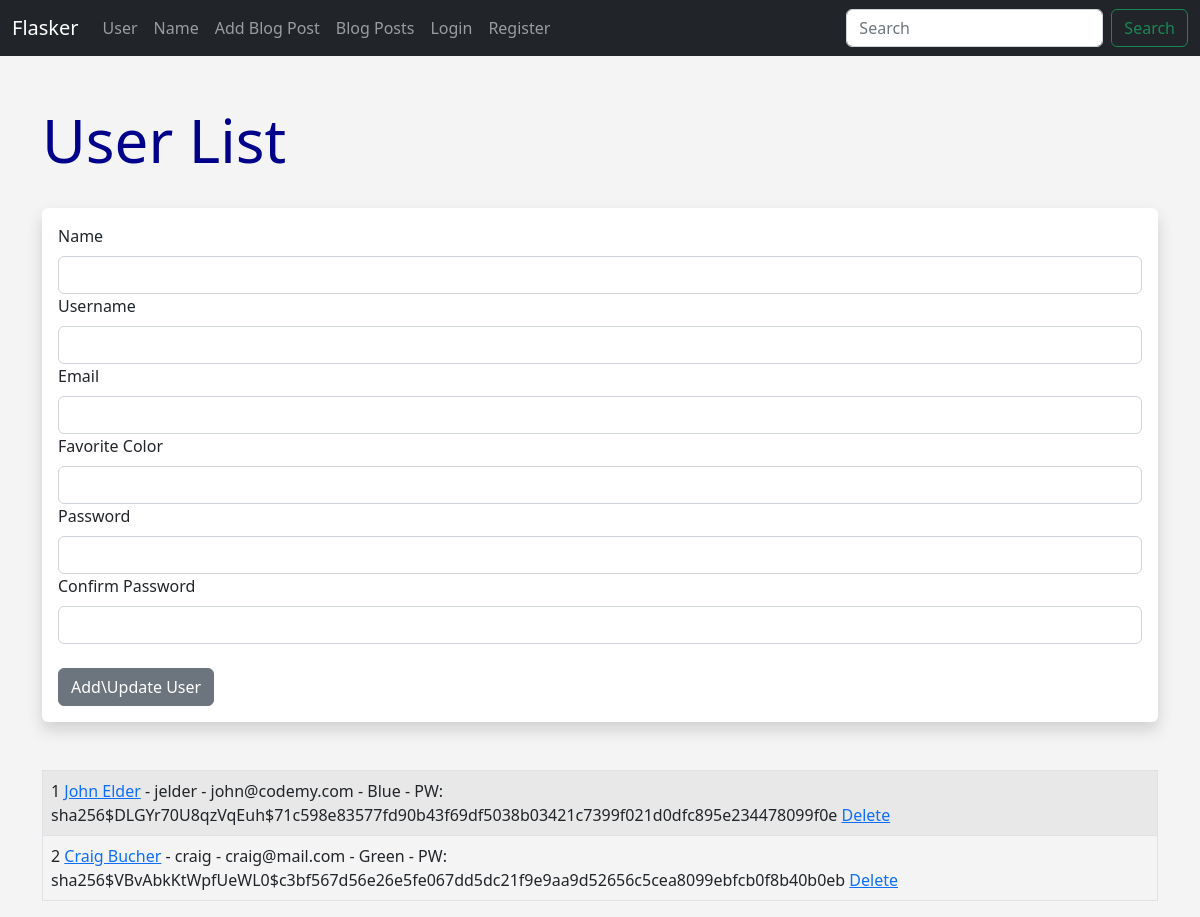
The page /user/add on the database as committed earlier.
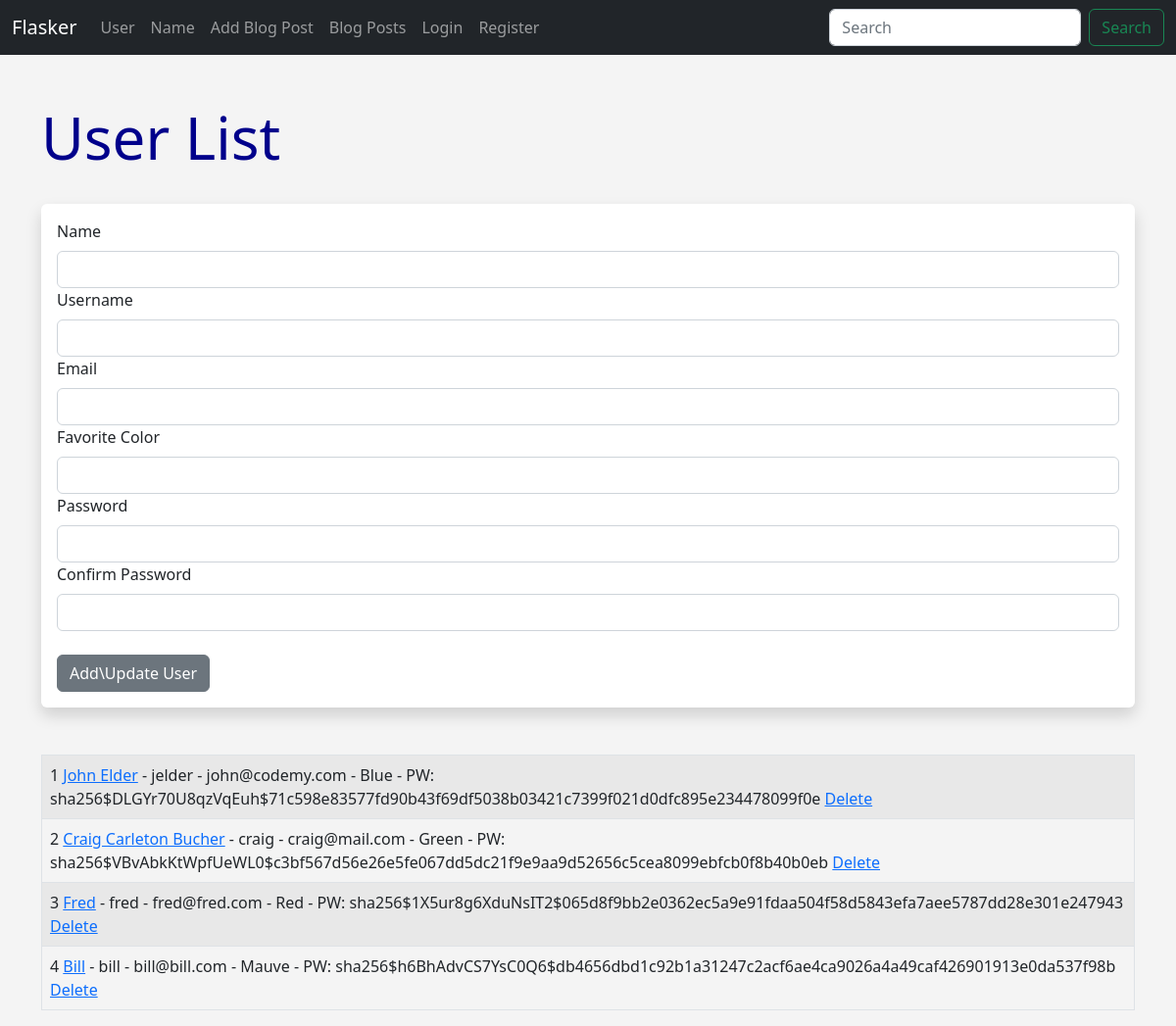
The same page on the database as committed later.
### models.py (models this page shows, shortened)
class Users(db.Model, UserMixin):
    id = db.Column(db.Integer, primary_key=True) # gets assigned automatically, since primary key
    username = db.Column(db.String(20), nullable=False)
    name = db.Column(db.String(200), nullable=False) # max length=200, cannot be blank
    email = db.Column(db.String(120), nullable=False, unique=True) # must be unique
    date_added = db.Column(db.DateTime, default=datetime.utcnow)
    favorite_color = db.Column(db.String(120))
    password_hash = db.Column(db.String(128))
    @property
    def password(self):
        raise AttributeError('Password is not a readable attribute!') # shows error if something goes wrong

### hello.py (the view, shortened to what this page needs)
@app.route('/user/add', methods=['GET', 'POST'])
def add_user():
    name = None
    form = UserForm()
    our_users = Users.query.order_by(Users.date_added)
    return render_template('add_user.html', form=form, name=name, our_users=our_users)

### forms.py
class UserForm(FlaskForm):
    name = StringField('Name', validators=[DataRequired()])
    username = StringField('Username', validators=[DataRequired()])
    email = StringField('Email', validators=[DataRequired()])
    favorite_color = StringField('Favorite Color')
    password_hash = PasswordField('Password', validators=[DataRequired(), EqualTo('password_hash2')])
    password_hash2 = PasswordField('Confirm Password', validators=[DataRequired()])
    submit = SubmitField('Add\\Update User') # 'submit' button

### templates/add_user.html (shortened to what this page needs)
{% extends 'base.html' %}
{% block content %}
{% if name %}
    <h1>Hello, {{ name}}!</h1>
    <br/>
    <br/><br/>
    {% else %}
    <h1>User List</h1>
    <br/>
    <div class="shadow p-3 mb-5 bg-body rounded">
    <form method="POST">
        {{ form.name.label(class="form-label") }}
        {{ form.name(class="form-control") }}
        {{ form.username.label(class="form-label") }}
        {{ form.username(class="form-control") }}
        {{ form.email.label(class="form-label") }}
        {{ form.email(class="form-control") }}
        {{ form.favorite_color.label(class="form-label") }}
        {{ form.favorite_color(class="form-control") }}
        {{ form.password_hash.label(class="form-label") }}
        {{ form.password_hash(class="form-control") }}
        {{ form.password_hash2.label(class="form-label") }}
        {{ form.password_hash2(class="form-control") }}
        <br/>
        {{ form.submit(class="btn btn-secondary") }}
    </form>
</div>
{% endif %}
<table class="table table-hover table-bordered table-striped">
{% for our_user in our_users %}
    <tr>
    <td>{{ our_user.id }} <a href="{{ url_for('update', id=our_user.id) }}"> {{ our_user.name }}</a> - {{ our_user.username }} - {{ our_user.email }} - {{ our_user.favorite_color }} - PW: {{ our_user.password_hash}} <a href="{{ url_for('delete', id=our_user.id) }}">Delete</a></td>
    </tr>
{% endfor %}
</table>
{% endblock %}

### templates/base.html (shortened to what this page needs)
<!doctype html>
<html lang="en">
  <head>
    <link href="https://cdn.jsdelivr.net/npm/bootstrap@5.2.3/dist/css/bootstrap.min.css" rel="stylesheet">
    <link href="{{ url_for('static', filename='css/style.css') }}" rel="stylesheet">
  </head>
  <body>
    {% include 'navbar.html' %}
  <br/>
  <div class="container">
    {% block content %}
    {% endblock %}
  </div>
  </body>
</html>

### templates/navbar.html (shortened to what this page needs)
<nav class="navbar navbar-expand-md navbar-dark bg-dark mb-4">
    <div class="container-fluid">
      <a class="navbar-brand" href="{{ url_for('index') }}">Flasker</a>
      <div class="collapse navbar-collapse" id="navbarCollapse">
        <ul class="navbar-nav me-auto mb-2 mb-md-0">
          <li class="nav-item">
            <a class="nav-link" href="{{ url_for('user', name='John') }}">User</a>
          </li>
          <li class="nav-item">
            <a class="nav-link" href="{{ url_for('name') }}">Name</a>
          </li>
          <li class="nav-item">
            <a class="nav-link" href="{{ url_for('add_post') }}">Add Blog Post</a>
          </li>
          <li class="nav-item">
            <a class="nav-link" href="{{ url_for('posts') }}">Blog Posts</a>
          </li>
          {% if current_user.is_authenticated %}
          <li class="nav-item">
            <a class="nav-link" href="{{ url_for('dashboard') }}">Dashboard</a>
          </li>
          <li class="nav-item">
            <a class="nav-link" href="{{ url_for('logout') }}">Logout</a>
          </li>
          {% else %}
          <li class="nav-item">
            <a class="nav-link" href="{{ url_for('login') }}">Login</a>
          </li>
          <li class="nav-item">
            <a class="nav-link" href="{{ url_for('add_user') }}">Register</a>
          </li>
          {% endif %}
        </ul>
        <form class="d-flex" role="search">
          <input class="form-control me-2" type="search" placeholder="Search" aria-label="Search">
          <button class="btn btn-outline-success" type="submit">Search</button>
        </form>
      </div>
    </div>
  </nav>

### static/css/style.css (style rules this page uses)
h1 { color: darkblue; font-size: 60px; }
body { background: #f4f4f4; }

Rows that differ between the two databases and show on the page:
changed Users "craig": name "Craig Bucher" → "Craig Carleton Bucher"
added Users: id "3", name "Fred", username "fred", email "fred@fred.com", favorite_color "Red", password_hash "sha256$1X5ur8g6XduNsIT2$065d8f9bb2e0362ec5a9e91fdaa504f58d5843efa7aee5787dd28e301e247943"
added Users: id "4", name "Bill", username "bill", email "bill@bill.com", favorite_color "Mauve", password_hash "sha256$h6BhAdvCS7YsC0Q6$db4656dbd1c92b1a31247c2acf6ae4ca9026a4a49caf426901913e0da537f98b"
